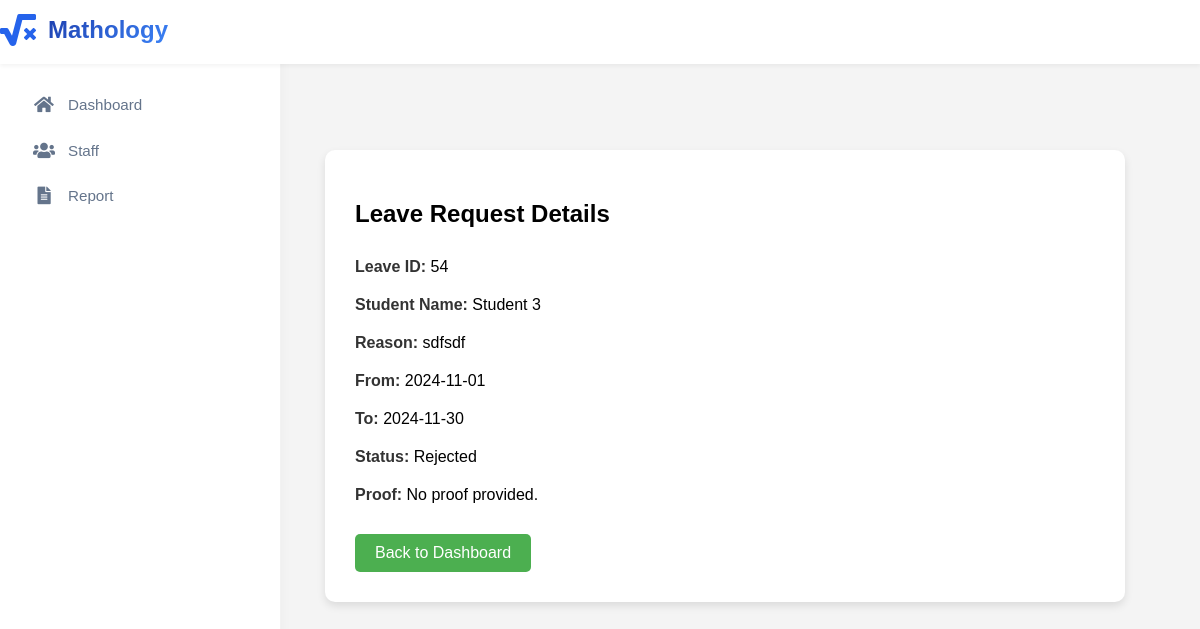
Screenshot of /manager/leave-request-details.php?leave_id=54 with the database file from the repository.
### tables this page shows
CREATE TABLE `leaves` (
  `leave_id` int(11) NOT NULL,
  `student_id` int(11) NOT NULL,
  `reason` text DEFAULT NULL,
  `fromDate` date DEFAULT NULL,
  `toDate` date DEFAULT NULL,
  `status` enum('pending','approved','rejected') DEFAULT 'pending',
  `response_reason` text DEFAULT NULL,
  `document_path` varchar(255) DEFAULT NULL,
  `supportive_document_path` varchar(255) DEFAULT NULL,
  `leave_type` varchar(255) NOT NULL,
  `created_at` timestamp NOT NULL DEFAULT current_timestamp()
);

CREATE TABLE `students` (
  `student_id` int(11) NOT NULL,
  `parent_id` int(11) DEFAULT NULL,
  `student_name` varchar(100) NOT NULL,
  `class` varchar(50) DEFAULT NULL,
  `package_id` int(11) DEFAULT NULL,
  `total_fees` decimal(10,2) DEFAULT NULL,
  `fees_paid` decimal(10,2) DEFAULT NULL,
  `created_at` timestamp NOT NULL DEFAULT current_timestamp()
);

### manager/includes/fetch-leave-request.php (called while the page is built, shortened)
<?php
if (isset($_GET['leave_id'])) {
    $leave_id = $_GET['leave_id'];
    $servername = "localhost";
    $username = "root";
    $password = "";
    $dbname = "mathologydb";
    $conn = new mysqli($servername, $username, $password, $dbname);
    $leave_query = $conn->prepare("SELECT leaves.leave_id, students.student_name AS student_name, leaves.reason,
                                   leaves.fromDate as start_date, leaves.toDate as end_date, leaves.status, leaves.document_path
                                   FROM leaves
                                   JOIN students ON leaves.student_id = students.student_id
                                   WHERE leaves.leave_id = ?");
    $leave_query->bind_param("i", $leave_id);
    $leave_query->execute();
    $leave_result = $leave_query->get_result();
    $leave_data = $leave_result->fetch_assoc();
} else {
    die("No leave ID provided.");
}
?>

### manager/leave-request-details.php (the view, shortened to what this page needs)
<?php
include '../manager/includes/fetch-leave-request.php';
include "../includes/header.php";
include "../includes/sidebar.php";
?>
<!DOCTYPE html>
<html lang="en">
<head>
    <link rel="stylesheet" href="../assets/css/styles.css">
    <link rel="stylesheet" href="../assets/css/manager-leave-details.css">
</head>
<body>
    <div class="main-content">
        <div class="leave-request-details">
            <h2>Leave Request Details</h2>
            <p><strong>Leave ID:</strong> <?php echo htmlspecialchars($leave_data['leave_id'], ENT_QUOTES, 'UTF-8'); ?></p>
            <p><strong>Student Name:</strong> <?php echo htmlspecialchars($leave_data['student_name'], ENT_QUOTES, 'UTF-8'); ?></p>
            <p><strong>Reason:</strong> <?php echo htmlspecialchars($leave_data['reason'], ENT_QUOTES, 'UTF-8'); ?></p>
            <p><strong>From:</strong> <?php echo htmlspecialchars($leave_data['start_date'], ENT_QUOTES, 'UTF-8'); ?></p>
            <p><strong>To:</strong> <?php echo htmlspecialchars($leave_data['end_date'], ENT_QUOTES, 'UTF-8'); ?></p>
            <p><strong>Status:</strong> <?php echo htmlspecialchars(ucfirst($leave_data['status']), ENT_QUOTES, 'UTF-8'); ?></p>
            <p><strong>Proof:</strong>
                <?php
                if (!empty($leave_data['document_path'])) {
                    $proofPath = htmlspecialchars($leave_data['document_path'], ENT_QUOTES, 'UTF-8');
                    echo '<a href="' . $proofPath . '" target="_blank">View Proof</a>';
                } else {
                    echo 'No proof provided.';
                }
                ?>
            </p>
            <a href="managerDashboard.php" class="back-button">Back to Dashboard</a>
        </div>
    </div>
</body>
</html>

### assets/css/styles.css (style rules this page uses)
html, body { height: 100%; margin: 0; padding: 0; }
body { font-family: Arial, sans-serif; background-color: #f0f0f0; display: flex; flex-direction: column; min-height: 100vh; }
.main-content { flex: 1; padding: 20px; display: flex; flex-direction: column; position: relative; padding-bottom: 80px; display: flex; flex-direction: column; align-items: center; margin-left: 280px; margin-top: 50px; padding-top: 120px; transition: margin-left 0.3s cubic-bezier(0.4, 0, 0.2, 1); }
.main-content { margin-left: 280px; padding: 20px; transition: margin-left 0.3s cubic-bezier(0.4, 0, 0.2, 1); padding-top: 84px; }

### assets/css/manager-leave-details.css (style rules this page uses)
body { font-family: Arial, sans-serif; margin: 0; padding: 0; background-color: #f4f4f4; }
.main-content { margin-left: 250px; padding: 20px; padding-top: 100px; min-height: calc(100vh - 80px); box-sizing: border-box; }
.leave-request-details { display: flex; flex-direction: column; align-items: flex-start; background-color: #FFFFFF; padding: 30px; margin: 0 auto; width: 100%; max-width: 800px; border-radius: 10px; box-shadow: 0 4px 8px rgba(0, 0, 0, 0.1); box-sizing: border-box; }
.leave-request-details h2 { font-weight: 800; margin-bottom: 20px; }
.leave-request-details p { font-size: 16px; margin: 10px 0; width: 100%; }
.leave-request-details p strong { font-weight: bold; color: #333; }
.back-button { display: inline-block; text-decoration: none; background-color: #4CAF50; color: white; padding: 10px 20px; border-radius: 5px; margin-top: 20px; }

### rows the page displays
leaves: leave_id "54", student.student_name "Student 3", reason "sdfsdf", fromDate "2024-11-01", toDate "2024-11-30", status "Rejected"

### other values shown
$item['text'] "Dashboard"
$item['text'] "Staff"
$item['text'] "Report"
